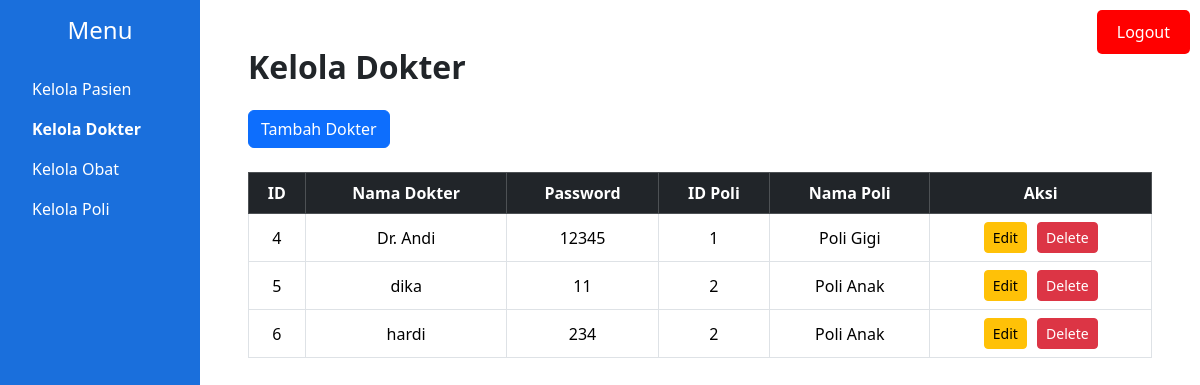
/kelola_dokter.php, run on the app's committed database.
### tables this page shows
CREATE TABLE `dokter` (
  `id` int(11) NOT NULL,
  `nama` varchar(150) NOT NULL,
  `password` varchar(10) DEFAULT NULL,
  `no_hp` int(10) UNSIGNED NOT NULL,
  `id_poli` int(11) NOT NULL
);

CREATE TABLE `poli` (
  `id` int(11) NOT NULL,
  `nama_poli` varchar(25) NOT NULL,
  `keterangan` text DEFAULT NULL
);

### kelola_dokter.php (the view, shortened to what this page needs)
<?php
$servername = "localhost";
$username = "root";
$password = "";
$database = "poli";
$conn = new mysqli($servername, $username, $password, $database);
$sql = "SELECT dokter.id, dokter.nama, dokter.password, dokter.no_hp, dokter.id_poli, poli.nama_poli
        FROM dokter
        INNER JOIN poli ON dokter.id_poli = poli.id";
$result = $conn->query($sql);
?>
<!DOCTYPE html>
<html lang="id">
<head>
    <link href="https://cdn.jsdelivr.net/npm/bootstrap@5.3.3/dist/css/bootstrap.min.css" rel="stylesheet">
</head>
<body>
    <div class="container-fluid">
        <div class="row">
            <div class="col-md-3 col-lg-2 sidebar vh-100 d-flex flex-column p-3">
                <h4 class="text-center mb-4">Menu</h4>
                <ul class="nav flex-column">
                    <li class="nav-item">
                        <a class="nav-link" href="kelola_pasien.php">Kelola Pasien</a>
                    </li>
                    <li class="nav-item">
                        <a class="nav-link active fw-bold" href="kelola_dokter.php">Kelola Dokter</a>
                    </li>
                    <li class="nav-item">
                        <a class="nav-link" href="kelola_obat.php">Kelola Obat</a>
                    </li>
                    <li class="nav-item">
                        <a class="nav-link" href="kelola_poli.php">Kelola Poli</a>
                    </li>
                </ul>
            </div>
            <div class="col-md-9 col-lg-10 d-flex flex-column p-5">
                <h2 class="fw-bold mb-4">Kelola Dokter</h2>
                <div class="mb-4">
                    <a href="tambah_dokter.php" class="btn btn-primary">Tambah Dokter</a>
                </div>
                <div class="table-responsive">
                    <table class="table table-bordered table-hover align-middle">
                        <thead class="table-dark">
                            <tr>
                                <th>ID</th>
                                <th>Nama Dokter</th>
                                <th>Password</th>
                                <th>ID Poli</th>
                                <th>Nama Poli</th>
                                <th>Aksi</th>
                            </tr>
                        </thead>
                        <tbody>
                            <?php
                            if ($result->num_rows > 0) {
                                while($row = $result->fetch_assoc()) {
                                    echo "<tr>";
                                    echo "<td>" . $row['id'] . "</td>";
                                    echo "<td>" . $row['nama'] . "</td>";
                                    echo "<td>" . $row['password'] . "</td>";
                                    echo "<td>" . $row['id_poli'] . "</td>";
                                    echo "<td>" . $row['nama_poli'] . "</td>";
                                    echo "<td>
                                            <a href='edit_dokter.php?id=" . $row['id'] . "' class='btn btn-warning btn-sm'>Edit</a>
                                            <a href='hapus_dokter.php?id=" . $row['id'] . "' class='btn btn-danger btn-sm' onclick='return confirm(\"Apakah Anda yakin ingin menghapus data ini?\");'>Delete</a>
                                          </td>";
                                    echo "</tr>";
                                }
                            } else {
                                echo "<tr><td colspan='6' class='text-center'>Tidak ada data</td></tr>";
                            }
                            ?>
                        </tbody>
                    </table>
                </div>
            </div>
        </div>
    </div>
    <button class="logout-btn" onclick="window.location.href='index.php';">Logout</button>
</body>
</html>

### kelola_dokter.php (style rules this page uses)
.sidebar { background-color: #1a6fdc; color: white; }
.sidebar .nav-link { color: white; }
.logout-btn { position: fixed; top: 10px; right: 10px; background-color: red; color: white; border: none; padding: 10px 20px; font-size: 16px; cursor: pointer; border-radius: 5px; }
.table th, .table td { text-align: center; vertical-align: middle; }
.btn-sm { margin: 0 3px; }

### data on the page
dokter: id "4", nama "Dr. Andi", password "12345", id_poli "1", id_poli.nama_poli "Poli Gigi"
dokter: id "5", nama "dika", password "11", id_poli "2", id_poli.nama_poli "Poli Anak"
dokter: id "6", nama "hardi", password "234", id_poli "2", id_poli.nama_poli "Poli Anak"
